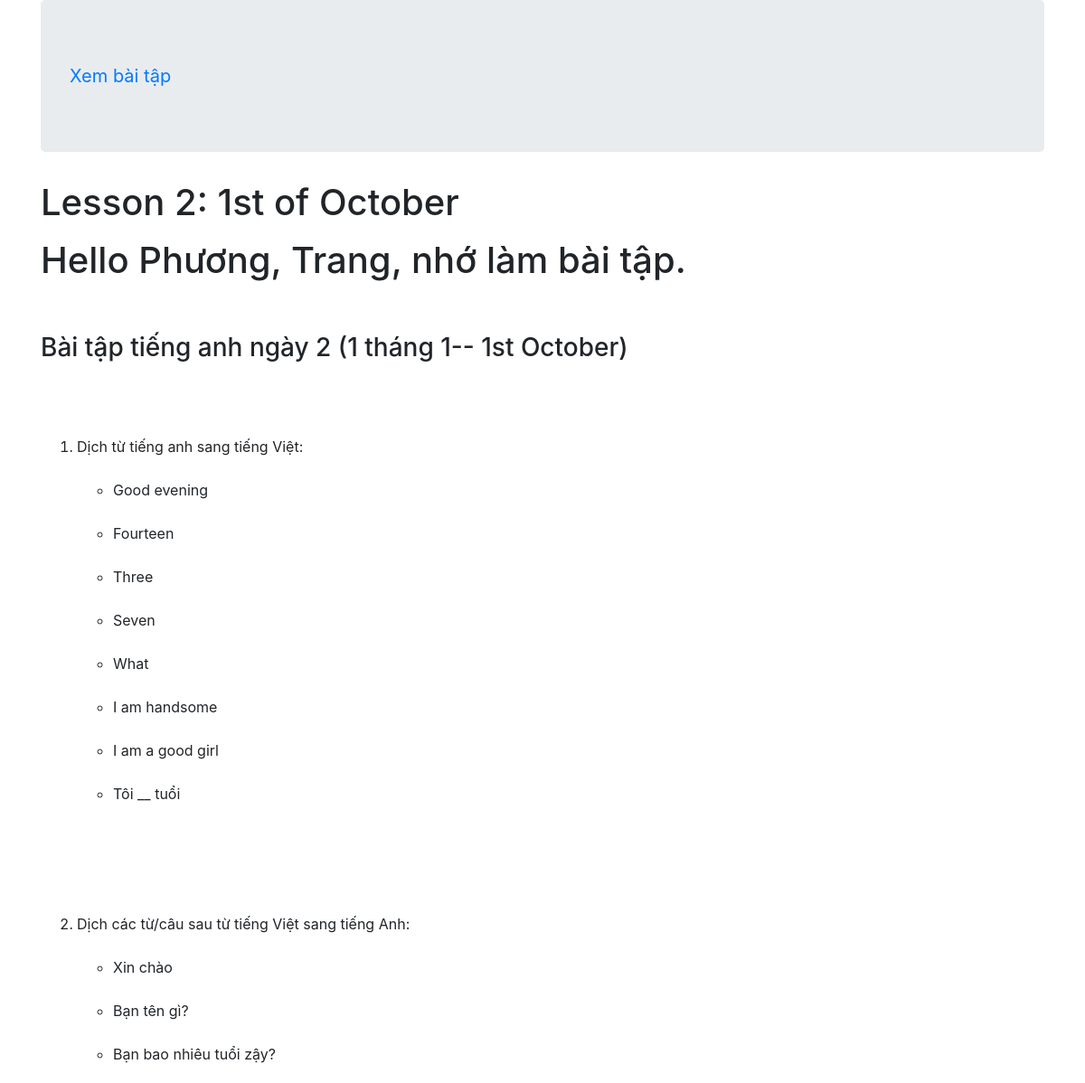
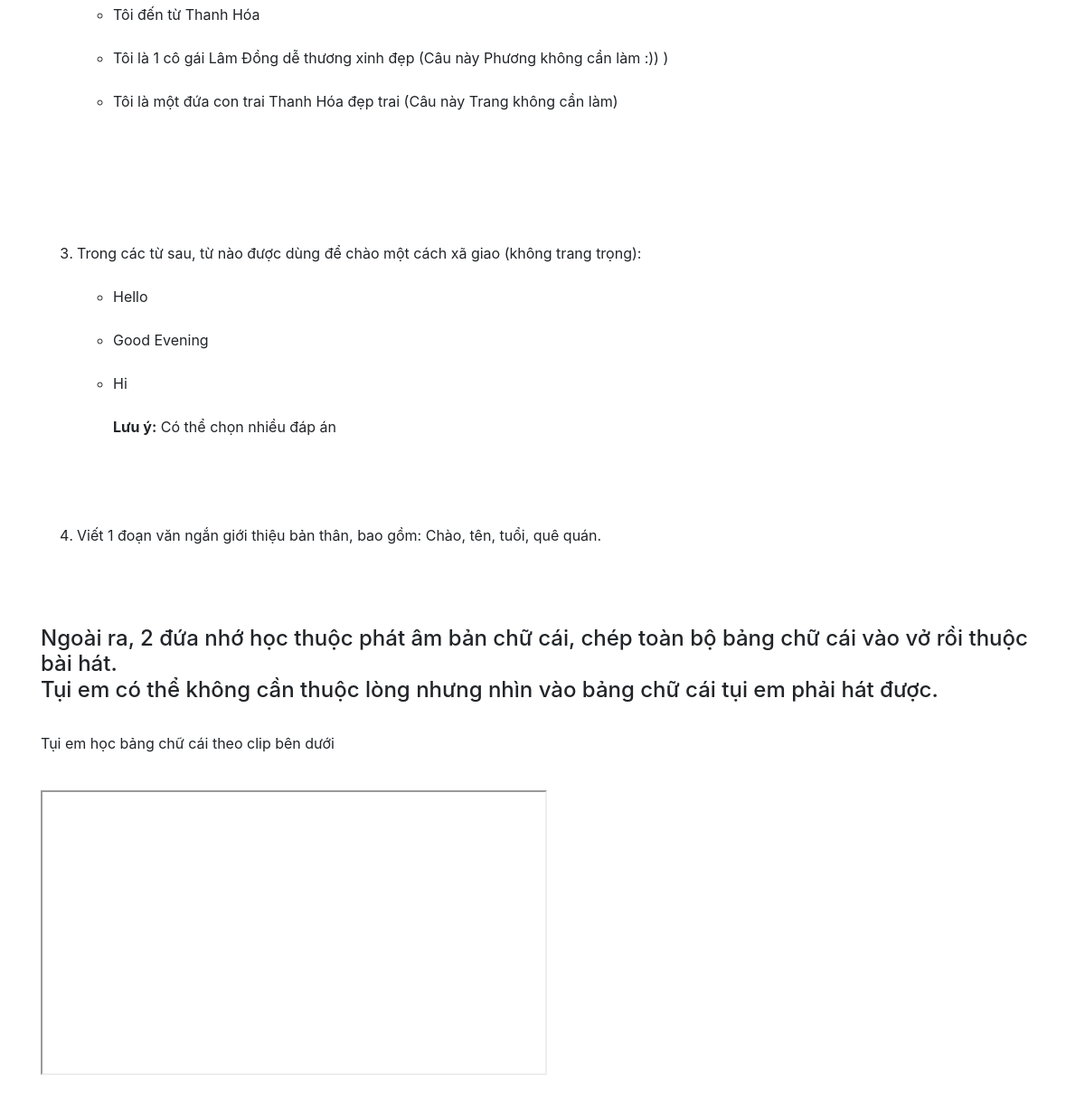
/homeworks/1/, run on the app's committed database (2 pictures, top to bottom).
### my_app/models.py (models this page shows, shortened)
class Homework(models.Model):
    lecture = models.CharField( max_length=50)
    questions = models.TextField(null = True)
    answers = []

### my_app/views.py (the view)
# urls.py: path('<int:pk>/', views.HomeworkDetailView.as_view(), name='detail'),
class HomeworkDetailView(DetailView):
    model = Homework

### my_app/templates/my_app/homework_detail.html (shortened to what this page needs)
{% extends 'base.html' %}
{% block Body %}
 <h1> {{homework.lecture}} </h1>
 <p> {{homework.questions|safe|linebreaksbr}} </p>
{% endblock Body %}

### templates/base.html (shortened to what this page needs)
<!DOCTYPE html>
{% load staticfiles %}
<html lang="en">
<head>
    <link rel="stylesheet" href="https://stackpath.bootstrapcdn.com/bootstrap/4.1.3/css/bootstrap.min.css"
>
    <link rel="stylesheet" href="//cdn.jsdelivr.net/medium-editor/latest/css/medium-editor.min.css" type="text/css"
        media="screen" charset="utf-8">
</head>
<body>
<div class="container">
    <div class="jumbotron">
        <ul class="nav navbar-nav">
            <li><a class="navbar-brand" href="{% url 'homework:all' %}">Xem bài tập</a></li>
        </ul>
    </div>
</div>
<div class="container">
    {% block Body %}
    {% endblock Body %}
</div>
</body>
</html>

### data on the page
Homework: lecture "Lesson 2: 1st of October", questions "Hello Phương, Trang, nhớ làm bài tập. Bài tập tiếng anh ngày 2 (1 tháng 1-- 1st October) Dịch từ tiếng anh sang tiếng Việt: Good evening Fourteen Three Seven What I am handsome I am a good girl Tôi __ tuổi Dịch các từ/câu sau từ tiếng Việt sang tiếng Anh: Xin chào Bạn tên gì? Bạn bao nhiêu tuổi zậy? Tôi đến từ Thanh Hóa Tôi là 1 cô gái Lâm Đồng dễ thương xinh đẹp (Câu này Phương không cần làm :)) ) Tôi là một đứa con trai Thanh Hóa đẹp trai (Câu này Trang không cần làm) Trong các từ sau, từ nào được dùng để chào một cách xã giao (không trang trọng): Hello Good Evening Hi Lưu ý: Có thể chọn nhiều đáp án Viết 1 đoạn văn ngắn giới thiệu bản thân, bao gồm: Chào, tên, tuổi, quê quán. Ngoài ra, 2…"
